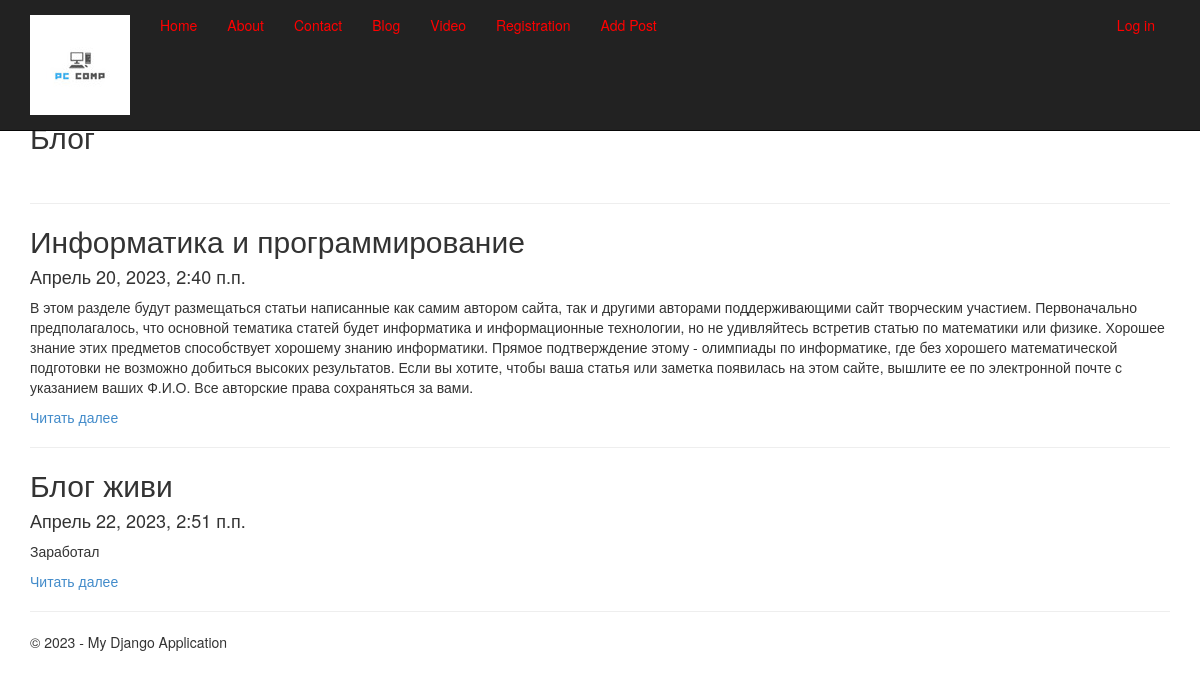
Screenshot of /blog/ with the database file from the repository.
### app/models.py (models this page shows, shortened)
class Blog(models.Model):
    title = models.CharField(max_length = 100, unique_for_date = "posted", verbose_name = "Заголовок")
    description = models.TextField(verbose_name = "Краткое содержание")
    content = models.TextField(verbose_name = "Полное содержание")
    image = models.FileField(default ='temp.jpg', verbose_name = "Путь к картинке")
    posted = models.DateTimeField(default = datetime.now(), db_index = True, verbose_name = "Опубликована")

### app/views.py (the view)
# urls.py: path('blog/', views.blog, name='blog'),
def blog(request):
    posts = Blog.objects.all()
    assert isinstance(request, HttpRequest)
    return render(
        request,
        'app/blog.html',
        {
            'title':'Блог',
            'posts': posts,
            'year':datetime.now().year,
        }
    )

### app/templates/app/blog.html
{%extends "app/layout.html" %}
{% block content %}
<h2>{{title}}</h2> <br/>
{% for post in posts %}
<hr/>
<div class="">
<h2>{{post.title}}</h2>
<h4>{{post.posted}}</h4>
<p>{{post.description}}</p>
<p><a href="{% url 'blogpost' parametr=post.id %}"> Читать далее </a> </p>
{% endfor %}
{% endblock %}

### app/templates/app/layout.html (shortened to what this page needs)
<!DOCTYPE html>
<html>
<head>
    {% load staticfiles %}
    <link rel="stylesheet" type="text/css" href="{% static 'app/content/bootstrap.css' %}" />
    <link rel="stylesheet" type="text/css" href="{% static 'app/content/site.css' %}" />
</head>
<body>
    <div class="navbar navbar-inverse navbar-fixed-top">
        <div class="container">
            <div class="navbar-header">
                <a href="/" class="navbar-brand"> <img src="{% static 'app/content/logo.jpg' %}" alt="logo" /> </a>
            </div>
            <div class="navbar-collapse collapse">
                <ul class="nav navbar-nav">
                    <li><a href="{% url 'home' %}">Home</a></li>
                    <li><a href="{% url 'about' %}">About</a></li>
                    <li><a href="{% url 'contact' %}">Contact</a></li>
                    <li><a href="{% url 'blog' %}">Blog</a></li>
                    <li><a href="{% url 'videopost' %}">Video</a></li>
                    {% if not user.is_authenticated %}
                    <li><a href="{% url 'registration' %}">Registration</a></li>
                    {% endif %}
                    {% if not user.is_superuse %}
                    <li><a href="{% url 'newpost' %}">Add Post</a></li>
                    {% endif %}
                </ul>
                {% include 'app/loginpartial.html' %}
            </div>
        </div>
    </div>
    <div class="container body-content">
{% block content %}{% endblock %}
        <hr/>
        <footer>
            <p>&copy; {{ year }} - My Django Application</p>
        </footer>
    </div>
</body>
</html>

### app/templates/app/loginpartial.html
{% if user.is_authenticated %}
<form id="logoutForm" action="/logout/" method="post" class="navbar-right">
    {% csrf_token %}
    <ul class="nav navbar-nav navbar-right">
        <li><span class="navbar-brand">Hello {{ user.username }}!</span></li>
        <li><a href="javascript:document.getElementById('logoutForm').submit()">Log off</a></li>
    </ul>
</form>
{% else %}
<ul class="nav navbar-nav navbar-right">
    <li><a href="{% url 'login' %}">Log in</a></li>
</ul>
{% endif %}

### app/static/app/content/site.css (style rules this page uses)
body { padding-top: 100px; padding-bottom: 20px; }
.body-content { padding-left: 15px; padding-right: 15px; }

### rows the page displays
Blog: title "Информатика и программирование", posted "Апрель 20, 2023, 2:40 п.п.", description "В этом разделе будут размещаться статьи написанные как самим автором сайта, так и другими авторами поддерживающими сайт творческим участием. Первоначально предполагалось, что основной тематика статей будет информатика и информационные технологии, но не удивляйтесь встретив статью по математики или физике. Хорошее знание этих предметов способствует хорошему знанию информатики. Прямое подтверждение этому - олимпиады по информатике, где без хорошего математической подготовки не возможно добиться высоких результатов. Если вы хотите, чтобы ваша статья или заметка появилась на этом сайте, вышлите ее по электронной почте с указанием ваших Ф.И.О. Все авторские права сохраняться за вами."
Blog: title "Блог живи", posted "Апрель 22, 2023, 2:51 п.п.", description "Заработал"

### other values shown
{{ title }} "Блог"
